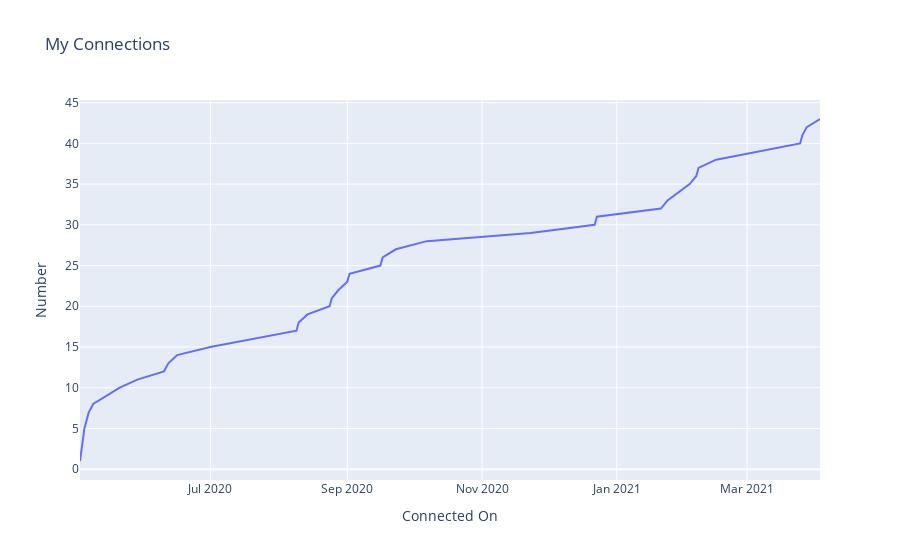

Notebook source saved alongside this figure:
### Code cell
for i, index in enumerate(df.index):
    if i == df.index[0]:
        df.loc[index,"count"] = df.loc[index,"First Name"]
    else:
        df.loc[index,"count"] = df.iloc[i-1]["count"] + df.loc[index,"First Name"]
        
        
connections_line = px.line(df,
                           x="Connected On", 
                           y="count", 
                           labels={'count': 'Number'},
                           title='My Connections')
connections_line.show()

### Figure 1 — Plotly figure (JSON) as saved in the notebook; plotly's stock layout.template omitted (floating-point values rounded to 4 significant figures)
{"data": [{"hovertemplate": "Connected On=%{x}<br>Number=%{y}<extra></extra>", "legendgroup": "", "line": {"color": "#636efa", "dash": "solid"}, "mode": "lines", "name": "", "orientation": "v", "showlegend": false, "type": "scatter", "x": ["2020-05-03", "2020-05-04", "2020-05-05", "2020-05-06", "2020-05-07", "2020-05-09", "2020-05-15", "2020-05-21", "2020-05-29", "2020-06-10", "2020-06-12", "2020-06-16", "2020-07-01", "2020-08-09", "2020-08-10", "2020-08-14", "2020-08-24", "2020-08-25", "2020-08-28", "2020-09-01", "2020-09-02", "2020-09-16", "2020-09-17", "2020-09-23", "2020-10-07", "2020-11-23", "2020-12-22", "2020-12-23", "2021-01-21", "2021-01-24", "2021-02-03", "2021-02-06", "2021-02-07", "2021-02-15", "2021-03-25", "2021-03-26", "2021-03-28", "2021-04-03"], "xaxis": "x", "y": [1, 3, 5, 6, 7, 8, 9, 10, 11, 12, 13, 14, 15, 17, 18, 19, 20, 21, 22, 23, 24, 25, 26, 27, 28, 29, 30, 31, 32, 33, 35, 36, 37, 38, 40, 41, 42, 43], "yaxis": "y"}], "layout": {"legend": {"tracegroupgap": 0}, "title": {"text": "My Connections"}, "xaxis": {"anchor": "y", "domain": [0, 1], "title": {"text": "Connected On"}}, "yaxis": {"anchor": "x", "domain": [0, 1], "title": {"text": "Number"}}}}
